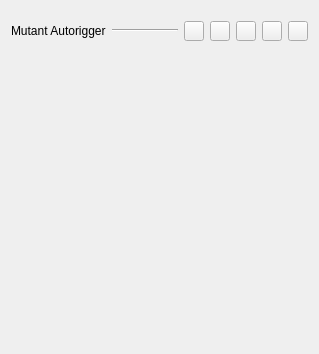
           <widget class="QWidget" name="scrollAreaWidgetContents_2">
            <property name="geometry">
             <rect>
              <x>0</x>
              <y>0</y>
              <width>319</width>
              <height>354</height>
             </rect>
            </property>
            <layout class="QGridLayout" name="gridLayout_20">
             <item row="1" column="0">
              <layout class="QVBoxLayout" name="properties_layout">
               <item>
                <widget class="QLabel" name="label_2">
                 <property name="text">
                  <string/>
                 </property>
                </widget>
               </item>
              </layout>
             </item>
             <item row="2" column="0">
              <spacer name="verticalSpacer_2">
               <property name="orientation">
                <enum>Qt::Vertical</enum>
               </property>
               <property name="sizeHint" stdset="0">
                <size>
                 <width>20</width>
                 <height>40</height>
                </size>
               </property>
              </spacer>
             </item>
             <item row="0" column="0">
              <layout class="QHBoxLayout" name="horizontalLayout">
               <property name="topMargin">
                <number>10</number>
               </property>
               <item>
                <widget class="QLabel" name="block_label">
                 <property name="text">
                  <string>Mutant Autorigger</string>
                 </property>
                </widget>
               </item>
               <item>
                <widget class="Line" name="line">
                 <property name="sizePolicy">
                  <sizepolicy hsizetype="MinimumExpanding" vsizetype="Fixed">
                   <horstretch>0</horstretch>
                   <verstretch>0</verstretch>
                  </sizepolicy>
                 </property>
                 <property name="orientation">
                  <enum>Qt::Horizontal</enum>
                 </property>
                </widget>
               </item>
               <item>
                <widget class="QPushButton" name="prebuild">
                 <property name="minimumSize">
                  <size>
                   <width>20</width>
                   <height>20</height>
                  </size>
                 </property>
                 <property name="maximumSize">
                  <size>
                   <width>20</width>
                   <height>20</height>
                  </size>
                 </property>
                 <property name="toolTip">
                  <string>create a prebuild code</string>
                 </property>
                 <property name="text">
                  <string/>
                 </property>
                 <property name="iconSize">
                  <size>
                   <width>18</width>
                   <height>18</height>
                  </size>
                 </property>
                 <property name="checkable">
                  <bool>false</bool>
                 </property>
                 <property name="checked">
                  <bool>false</bool>
                 </property>
                </widget>
               </item>
               <item>
                <widget class="QPushButton" name="current_code">
                 <property name="minimumSize">
                  <size>
                   <width>20</width>
                   <height>20</height>
                  </size>
                 </property>
                 <property name="maximumSize">
                  <size>
                   <width>20</width>
                   <height>20</height>
                  </size>
                 </property>
                 <property name="toolTip">
                  <string>view block code</string>
                 </property>
                 <property name="text">
                  <string/>
                 </property>
                 <property name="iconSize">
                  <size>
                   <width>18</width>
                   <height>18</height>
                  </size>
                 </property>
                 <property name="checkable">
                  <bool>false</bool>
                 </property>
                 <property name="checked">
                  <bool>false</bool>
                 </property>
                </widget>
               </item>
               <item>
                <widget class="QPushButton" name="postbuild">
                 <property name="minimumSize">
                  <size>
                   <width>20</width>
                   <height>20</height>
                  </size>
                 </property>
                 <property name="maximumSize">
                  <size>
                   <width>20</width>
                   <height>20</height>
                  </size>
                 </property>
                 <property name="toolTip">
                  <string>create a postbuild code</string>
                 </property>
                 <property name="text">
                  <string/>
                 </property>
                 <property name="iconSize">
                  <size>
                   <width>18</width>
                   <height>18</height>
                  </size>
                 </property>
                 <property name="checkable">
                  <bool>false</bool>
                 </property>
                 <property name="checked">
                  <bool>false</bool>
                 </property>
                </widget>
               </item>
               <item>
                <widget class="QPushButton" name="reload_ui">
                 <property name="minimumSize">
                  <size>
                   <width>20</width>
                   <height>20</height>
                  </size>
                 </property>
                 <property name="maximumSize">
                  <size>
                   <width>20</width>
                   <height>20</height>
                  </size>
                 </property>
                 <property name="font">
                  <font>
                   <pointsize>10</pointsize>
                  </font>
                 </property>
                 <property name="toolTip">
                  <string>reload the ui</string>
                 </property>
                 <property name="text">
                  <string/>
                 </property>
                 <property name="iconSize">
                  <size>
                   <width>18</width>
                   <height>18</height>
                  </size>
                 </property>
                 <property name="checkable">
                  <bool>false</bool>
                 </property>
                 <property name="checked">
                  <bool>false</bool>
                 </property>
                </widget>
               </item>
               <item>
                <widget class="QPushButton" name="log">
                 <property name="minimumSize">
                  <size>
                   <width>20</width>
                   <height>20</height>
                  </size>
                 </property>
                 <property name="maximumSize">
                  <size>
                   <width>20</width>
                   <height>20</height>
                  </size>
                 </property>
                 <property name="toolTip">
                  <string>view Build LOG</string>
                 </property>
                 <property name="text">
                  <string/>
                 </property>
                 <property name="iconSize">
                  <size>
                   <width>18</width>
                   <height>18</height>
                  </size>
                 </property>
                 <property name="checkable">
                  <bool>false</bool>
                 </property>
                 <property name="checked">
                  <bool>false</bool>
                 </property>
                </widget>
               </item>
              </layout>
             </item>
            </layout>
           </widget>
